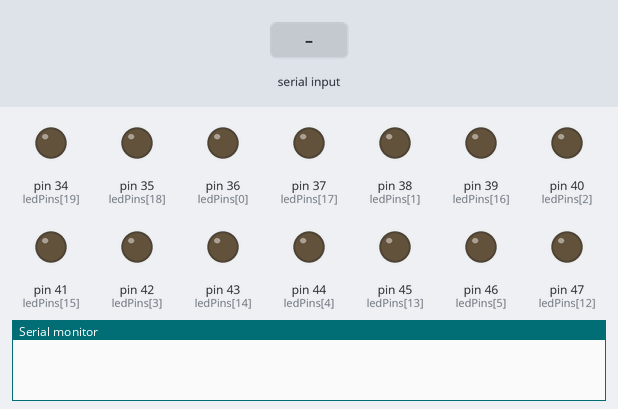
Simulated run of this sketch. Board: Arduino Mega 2560, built with avr-gcc and run on an emulated ATmega2560. On the bench: output pins drawn as LEDs (lit = HIGH), the last lines printed to the serial monitor. Inputs (shaded band) come from the test bench.

Above: at 1.2 s.
1.3 s: "1,90\n" received over Serial
At 2.5 s:
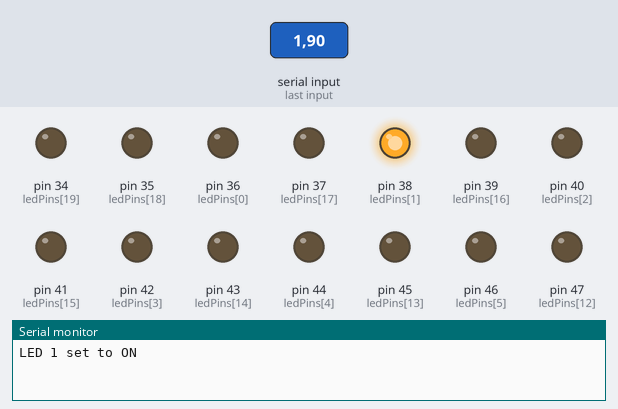
2.8 s: "90,45\n" received over Serial
4.3 s: "5\n" received over Serial
Timing chart, 0 to 7.3 s (numbered marks = the images above; inputs shaded):
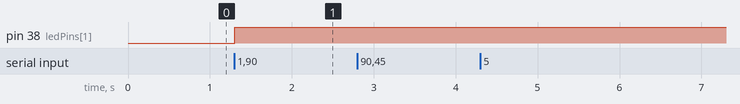

Measured:
- after the input at 1.3 s, pin 38 (ledPins[1]): LOW → HIGH at once

The sketch:

arduino_serial.ino
```cpp
/*
SERIAL COMMAND FOR ARDUINO MEGA-MEGA 2560.
Used in conjunction with capture.py
Assigns each GPIO to an LED (oriented orbiting around the device if inserted the correct side, though not imperative)
*/

int ledPins[] = {36,38,40,42,44,46,48,50,52,53,51,49,47,45,43,41,39,37,35,34}; //desired sequence of LEDs - clockwise beginning at ref LED
int numLEDs = 20;

void setup(){
  for (int i=0; i<numLEDs; i++){
    pinMode(ledPins[i], OUTPUT); //set each pin as output
  }
  Serial.begin(115200);
  while (!Serial) { //initialise this way
  }
}

void loop(){
  if (Serial.available()>0){
    //Read command
    String command = Serial.readStringUntil('\n');

    //Comma index
    int commaIndex = command.indexOf(',');

    //get index and state
    if (commaIndex > 0){
      int ledIndex = command.substring(0,commaIndex).toInt();
      int ledState = command.substring(commaIndex+1).toInt();

      //Set state
      if (ledIndex >= 0 && ledIndex <= numLEDs){
        digitalWrite(ledPins[ledIndex], ledState ? HIGH:LOW);

        //Message to python
        Serial.print("LED ");
        Serial.print(ledIndex);
        Serial.print(" set to ");
        Serial.println(ledState ? "ON":"OFF");
      } else{
        Serial.println("Invald LED index given");
      }
    } else{
      Serial.println("Invalid command format give");
    }
  }
}
```
